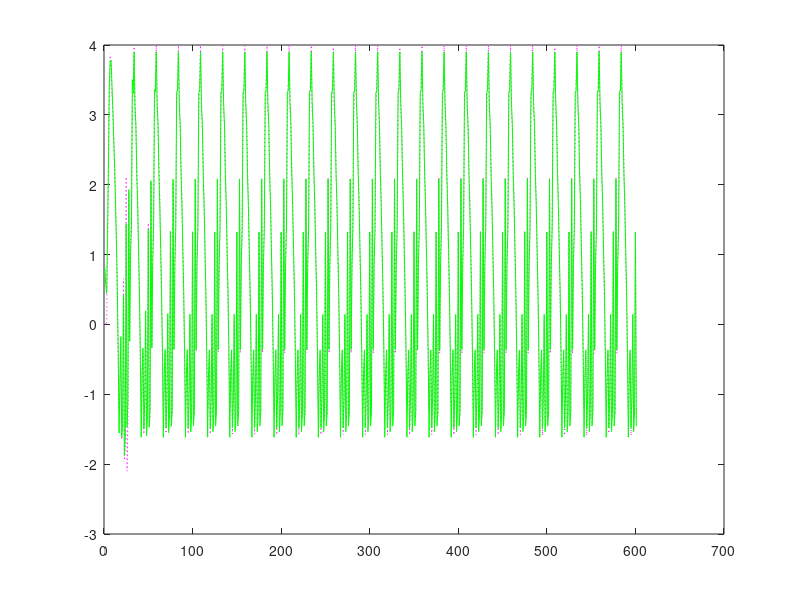
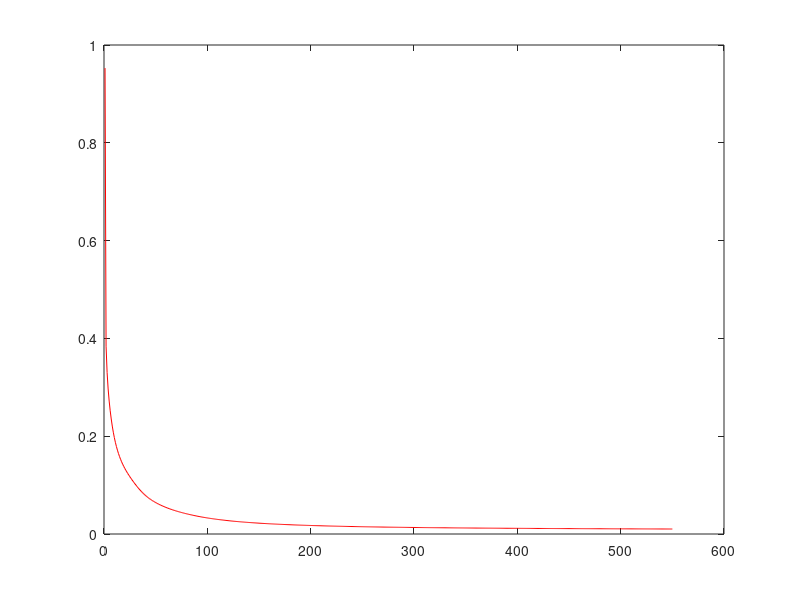

The MATLAB script that drew these images, in order:
clc
clear all
%close all
p=20;  % number of radial centers
y(1)=rand;  % initialization
y(2)=rand;
y(3)=rand;
y(4)=rand;

yn(1)=rand*0.01; % initialization
yn(2)=rand*0.01;
yn(3)=rand*0.01;

%n=input('number of samples for training');


%%%%%%%%%%% for identifier %%%%%%%%%
hi=2*rand(p,3)-1;   % radial centres for each hidden node
wh=0.1*rand(20,1);  % weights of hidden layer bias signals
% wo=0.1*rand;
 w1i=rand(p,1);  % output layer weights
%%%%%%%%%%%%%%%%%%%%%%%%%%%%
I=ones(p,1);  % Identity matrix for matrix formulation 
rou=2/sqrt(2*p);   % widths, which are fixed during the learning
etai=0.002; % learning rate


MSE=rand;
tic   % for calculating time for program run
n=600;   % total samles
for i=1:550   % total epochs
    for k=3:n

    %%%%%%%%%%%%%%%% external input %%%%%%%%%%%%%%%%%%%%%%
       r(k)=sin(2*pi*k/25);  % input
       
       %%%%%%%%%%%%%%%%% plant %%%%%%%%%%%%
   y(k+1)=(5*y(k)*y(k-1))/(1+y(k)^2+y(k-1)^2+y(k-2)^2)+r(k)+0.8*r(k-1); % actual plant
    
    
   
    %%%%%%%%%%%%%%%%%%%%%% for identifier %%%%%%%%%%%%%%%%%%%
    argi=((y(k)*I-hi(:,1)).^2+(y(k-1)*I-hi(:,2)).^2+(y(k-2)*I-hi(:,3)).^2); % hidden layer Euclidean distance calculation
    phii=exp(-argi./2*rou^2);  % outputs of radial centres of hidden layer
    yn(k+1)=phii'*w1i+r(k)+0.8*r(k-1);  % output of RBFN
    
    
    %%%%%%%%%%%%%%%%%%%%% error %%%%%%%%%%%%%%%%%%%%%%
    ei(k+1)=y(k+1)-yn(k+1);   % error
    
    MSE=MSE+0.5*ei(k+1)^2;  %Mean Sqare error
    %MSE(k)=0.5*ei(k+1)^2;
    
     %%%%%%%%%%%%%%%%%%%%%% updation of identifier centres and weights %%%%%%%%%%%%%%%%
    hi(:,1)=hi(:,1)+etai*ei(k+1).*w1i.*phii.*(y(k)*I-hi(:,1))./rou^2;
    hi(:,2)=hi(:,2)+etai*ei(k+1).*w1i.*phii.*(y(k-1)*I-hi(:,2))./rou^2;
     hi(:,3)=hi(:,3)+etai*ei(k+1).*w1i.*phii.*(y(k-2)*I-hi(:,3))./rou^2;
   
    w1i=w1i+etai*ei(k+1)*phii;
    
    end
    AMSE(i)=sum(MSE)/k;  % Average MSE
    MSE=0;
end
  

     toc

figure
plot(yn,'m:')
hold on
plot(y,'g')
figure
plot(AMSE,'r')


